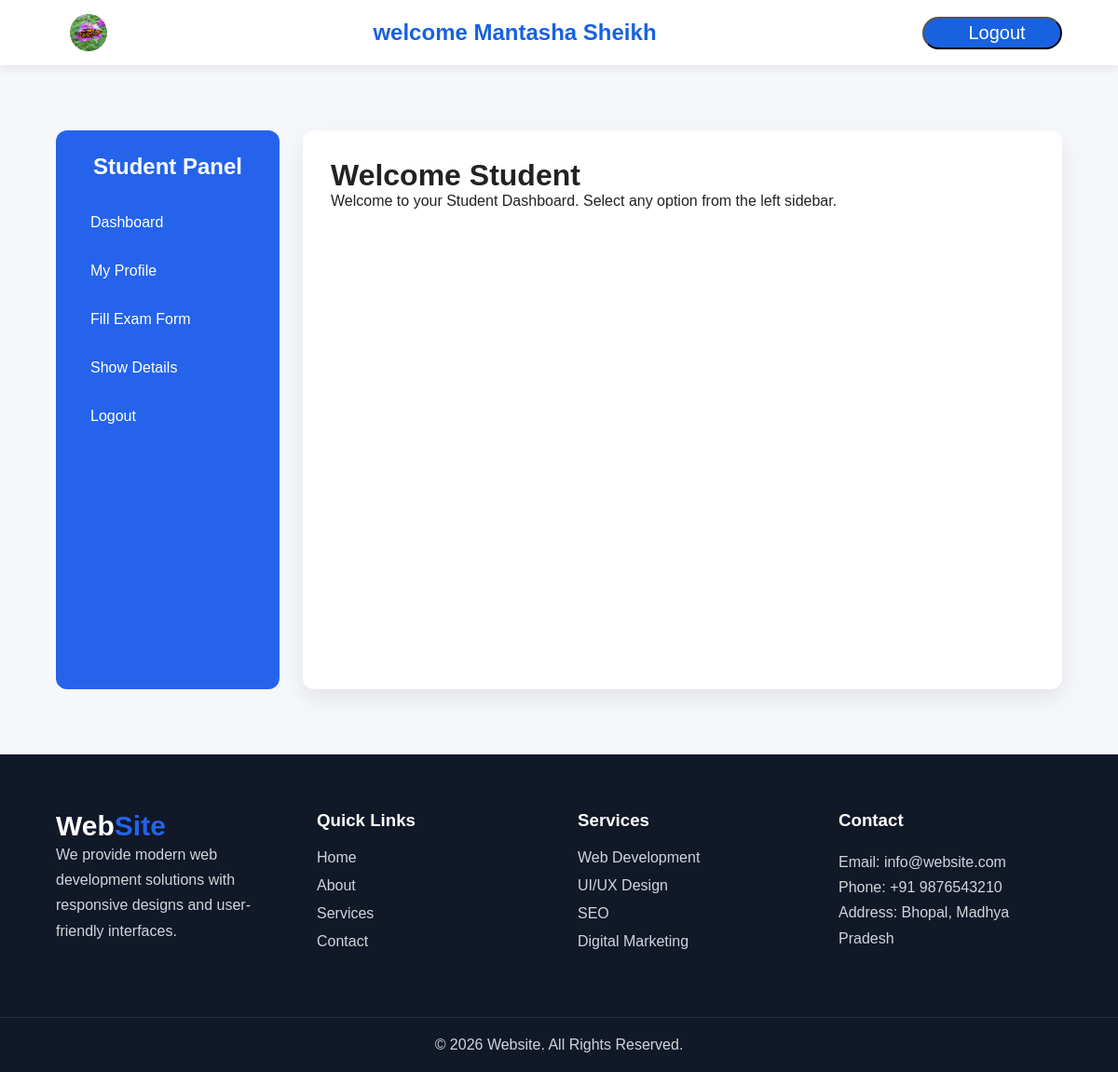
The page /dashboard/ (signed in) on the database its author committed.
### app/models.py (models this page shows, shortened)
class Student(models.Model):
    CITY_CHOICES = (
        ('Bhopal', 'Bhopal'),
        ('Indore', 'Indore'),
        ('Delhi', 'Delhi'),
        ('Mumbai', 'Mumbai'),
        ('Pune', 'Pune'),
    )
    GENDER_CHOICES = (
        ('Male', 'Male'),
        ('Female', 'Female'),
        ('Other', 'Other'),
    )
    QUALIFICATION_CHOICES = (
        ('10th', '10th'),
        ('12th', '12th'),
        ('Diploma', 'Diploma'),
        ('BCA', 'BCA'),
        ('B.Tech', 'B.Tech'),
        ('MCA', 'MCA'),
        ('M.Tech', 'M.Tech'),
        ('Other', 'Other'),
    )
    name = models.CharField(max_length=100)
    email = models.EmailField(unique=True)
    city = models.CharField(max_length=20, choices=CITY_CHOICES)
    image = models.ImageField(upload_to='student_images/')
    resume = models.FileField(upload_to='student_resume/')
    password = models.CharField(max_length=100)
    gender = models.CharField(max_length=10, choices=GENDER_CHOICES)
    qualification = models.CharField(max_length=20, choices=QUALIFICATION_CHOICES)
    description = models.TextField(blank=True, null=True)

### app/views.py (the view)
# urls.py: path('dashboard/',views.dashboard,name='dashboard'),
def dashboard(req):
    if 'user_id' in req.session :
        user_data = Student.objects.get(id=req.session.get('user_id'))
        return render(req,'dashboard.html',{'data':user_data})
    msg = "Please login first"
    return render(req,'dashboard.html',{'login':True,'msg':msg})

### app/templates/dashboard.html (shortened to what this page needs)
{% extends 'subbase.html' %}
{% load static %}
{% block style %}
<link rel="stylesheet" href="{% static 'css/dashboard.css' %}">
{% endblock %}
{% block dashboard_content %}
    <div class="dashboard-content">
        <h1>Welcome Student</h1>
        <p>
            Welcome to your Student Dashboard.
            Select any option from the left sidebar.
        </p>
    </div>
{% endblock %}

### app/templates/base.html (shortened to what this page needs)
{% load static %}
<head>
    <link rel="stylesheet" href="{% static 'css/base.css' %}">
    {% block style %}
    {% endblock %}
</head>
<body>
  <header>
    <nav>
         {% if not data %}
        <h1>Web<span>Site</span></h1>
        <ul class="nav-links">
            <li><a href="{% url 'home' %}">Home</a></li>
            <li><a href="{% url 'about' %}">About</a></li>
            <li><a href="{% url 'contact' %}">Contact</a></li>
            <li><a href="{% url 'service' %}">Services</a></li>
        </ul>
        {% else %}
        <img src="{{data.image.url}}" alt="Logo" style="width: 40px; height: 40px; border-radius: 50%; margin-left: 15px;">
        <h2 style="font-weight: bold ;color: rgb(24, 97, 223);">welcome  {{data.name}} </h2>
        {% endif %}
        {% if not data %}
        <div class="buttons">
            <button class="btn-register"><a href="{% url 'register' %}">Register</a></button>
            <button class="btn-login"><a href="{% url 'login' %}">Login</a></button>
        </div>
        {% else %}
        <div>
            <button style="background-color: rgb(24, 97, 223); height: 35px; width: 150px;border-radius: 20px;display: flex;justify-content: center;align-items: center;padding-left:10px ;"><a href="{% url 'logout' %}" style="color:white; text-decoration:none; font-size: 20px">Logout</a></button>
        </div>
        {% endif %}
    </nav>
  </header>
  <main>
    {% block content %} {% endblock content %}
  </main>
    <footer>
        <div class="footer-container">
            <div class="footer-section">
                <h2 class="logo">Web<span>Site</span></h2>
                <p>
                    We provide modern web development solutions with responsive
                    designs and user-friendly interfaces.
                </p>
            </div>
            <div class="footer-section">
                <h3>Quick Links</h3>
                <ul>
                    <li><a href="#">Home</a></li>
                    <li><a href="#">About</a></li>
                    <li><a href="#">Services</a></li>
                    <li><a href="#">Contact</a></li>
                </ul>
            </div>
           <div class="footer-section">
                <h3>Services</h3>
                <ul>
                    <li><a href="#">Web Development</a></li>
                    <li><a href="#">UI/UX Design</a></li>
                    <li><a href="#">SEO</a></li>
                    <li><a href="#">Digital Marketing</a></li>
                </ul>
            </div>
            <div class="footer-section">
                <h3>Contact</h3>
                <p>Email: info@website.com</p>
                <p>Phone: +91 9876543210</p>
                <p>Address: Bhopal, Madhya Pradesh</p>
            </div>
        </div>
        <div class="footer-bottom">
            <p>&copy; 2026 Website. All Rights Reserved.</p>
        </div>
    </footer>
</body>

### app/static/css/base.css (style rules this page uses)
* { margin:0; padding:0; box-sizing:border-box; font-family:Arial, Helvetica, sans-serif; }
body { background:#f5f7fb; color:#222; display:flex; flex-direction:column; min-height:100vh; }
header { width:100%; background:#ffffff; box-shadow:0 3px 10px rgba(0,0,0,.08); position:sticky; top:0; z-index:1000; }
nav { width:90%; max-width:1200px; margin:auto; height:70px; display:flex; justify-content:space-between; align-items:center; }
.logo { font-size:30px; font-weight:bold; }
.logo span { color:#2563eb; }
main { flex:1; width:90%; max-width:1200px; margin:40px auto; }
footer { background:#111827; color:white; margin-top:auto; }
.footer-container { width:90%; max-width:1300px; margin:auto; padding:60px 0; display:grid; grid-template-columns:repeat(auto-fit,minmax(220px,1fr)); gap:40px; }
.footer-section h3 { margin-bottom:20px; }
.footer-section p { line-height:1.7; color:#d1d5db; }
.footer-section ul { list-style:none; }
.footer-section ul li { margin-bottom:12px; }
.footer-section ul li a { text-decoration:none; color:#d1d5db; }
.footer-bottom { text-align:center; padding:20px; border-top:1px solid rgba(255,255,255,.1); color:#d1d5db; }

### rows shown on the page
Student: image (picture), name "Mantasha Sheikh"
